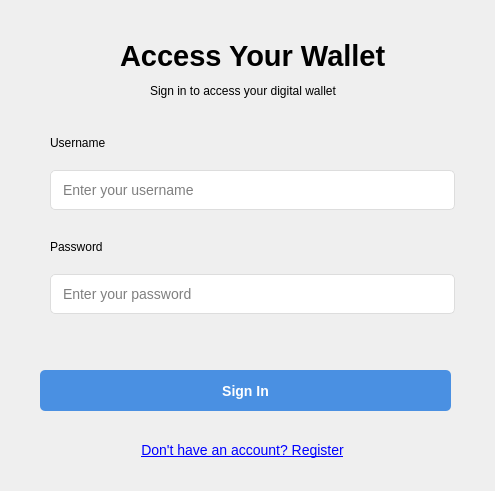
<?xml version="1.0" encoding="UTF-8"?>
<ui version="4.0">
 <class>widgetLoginClass</class>
 <widget class="QWidget" name="widgetLoginClass">
  <property name="geometry">
   <rect>
    <x>0</x>
    <y>0</y>
    <width>495</width>
    <height>491</height>
   </rect>
  </property>
  <property name="baseSize">
   <size>
    <width>500</width>
    <height>600</height>
   </size>
  </property>
  <property name="windowTitle">
   <string>widgetLogin</string>
  </property>
  <widget class="QPushButton" name="m_loginButton">
   <property name="geometry">
    <rect>
     <x>40</x>
     <y>370</y>
     <width>411</width>
     <height>41</height>
    </rect>
   </property>
   <property name="font">
    <font>
     <pointsize>-1</pointsize>
     <italic>false</italic>
     <bold>true</bold>
    </font>
   </property>
   <property name="styleSheet">
    <string notr="true">QPushButton {
background-color: #4a90e2;
color: white;
border: none;
border-radius: 5px;
padding: 12px;
font-size: 14px;
font-weight: bold;
}

QPushButton:hover {
background-color: #357abD;
}

QPushButton:pressed {
background-color: #2a5a8D;
}</string>
   </property>
   <property name="text">
    <string>Sign In</string>
   </property>
  </widget>
  <widget class="QLabel" name="titleLabel">
   <property name="geometry">
    <rect>
     <x>120</x>
     <y>40</y>
     <width>341</width>
     <height>31</height>
    </rect>
   </property>
   <property name="font">
    <font>
     <pointsize>22</pointsize>
     <bold>true</bold>
    </font>
   </property>
   <property name="text">
    <string>Access Your Wallet</string>
   </property>
  </widget>
  <widget class="QLabel" name="label">
   <property name="geometry">
    <rect>
     <x>150</x>
     <y>80</y>
     <width>331</width>
     <height>21</height>
    </rect>
   </property>
   <property name="text">
    <string>Sign in to access your digital wallet</string>
   </property>
  </widget>
  <widget class="QLabel" name="usernameLabel">
   <property name="geometry">
    <rect>
     <x>50</x>
     <y>136</y>
     <width>405</width>
     <height>14</height>
    </rect>
   </property>
   <property name="text">
    <string>Username</string>
   </property>
  </widget>
  <widget class="QLineEdit" name="m_usernameEdit">
   <property name="geometry">
    <rect>
     <x>50</x>
     <y>170</y>
     <width>405</width>
     <height>40</height>
    </rect>
   </property>
   <property name="styleSheet">
    <string notr="true">QLineEdit {
padding: 10px;
border: 1px solid #dddddd;
border-radius: 5px;
font-size: 14px;
}

QLineEdit:focus {
border: 1px solid #4a90e2;
}</string>
   </property>
   <property name="placeholderText">
    <string>Enter your username</string>
   </property>
  </widget>
  <widget class="QLineEdit" name="m_passwordEdit">
   <property name="geometry">
    <rect>
     <x>50</x>
     <y>274</y>
     <width>405</width>
     <height>40</height>
    </rect>
   </property>
   <property name="styleSheet">
    <string notr="true">QLineEdit {
padding: 10px;
border: 1px solid #dddddd;
border-radius: 5px;
font-size: 14px;
}

QLineEdit:focus {
border: 1px solid #4a90e2;
}</string>
   </property>
   <property name="echoMode">
    <enum>QLineEdit::EchoMode::Password</enum>
   </property>
   <property name="placeholderText">
    <string>Enter your password</string>
   </property>
  </widget>
  <widget class="QLabel" name="usernameLabel_2">
   <property name="geometry">
    <rect>
     <x>50</x>
     <y>240</y>
     <width>405</width>
     <height>14</height>
    </rect>
   </property>
   <property name="text">
    <string>Password</string>
   </property>
  </widget>
  <widget class="QLabel" name="registerLink">
   <property name="geometry">
    <rect>
     <x>40</x>
     <y>440</y>
     <width>405</width>
     <height>21</height>
    </rect>
   </property>
   <property name="cursor">
    <cursorShape>PointingHandCursor</cursorShape>
   </property>
   <property name="styleSheet">
    <string notr="true">QLabel {
color: #4a90e2;
text-decoration: underline;
font-size: 14px;
}

QLabel:hover {
color: #357abD;
}</string>
   </property>
   <property name="text">
    <string>&lt;a href=&quot;#&quot;&gt;Don't have an account? Register&lt;/a&gt;</string>
   </property>
   <property name="alignment">
    <set>Qt::AlignmentFlag::AlignCenter</set>
   </property>
   <property name="textInteractionFlags">
    <set>Qt::TextInteractionFlag::TextBrowserInteraction</set>
   </property>
  </widget>
 </widget>
 <layoutdefault spacing="6" margin="11"/>
 <resources/>
 <connections/>
</ui>
